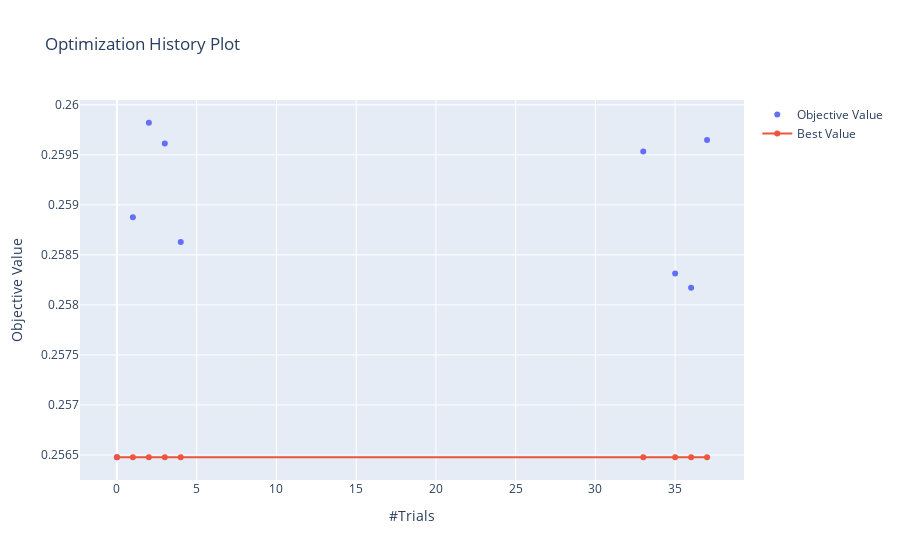

Write notebook code for a chart like this one.
### Code cell
optuna.visualization.plot_optimization_history(study_lgbm)

### Figure 1 — Plotly figure (JSON) as saved in the notebook; plotly's stock layout.template omitted (floating-point values rounded to 4 significant figures)
{"data": [{"mode": "markers", "name": "Objective Value", "type": "scatter", "x": [0, 1, 2, 3, 4, 33, 35, 36, 37], "y": [0.2565, 0.2589, 0.2598, 0.2596, 0.2586, 0.2595, 0.2583, 0.2582, 0.2596]}, {"name": "Best Value", "type": "scatter", "x": [0, 1, 2, 3, 4, 33, 35, 36, 37], "y": [0.2565, 0.2565, 0.2565, 0.2565, 0.2565, 0.2565, 0.2565, 0.2565, 0.2565]}], "layout": {"title": {"text": "Optimization History Plot"}, "xaxis": {"title": {"text": "#Trials"}}, "yaxis": {"title": {"text": "Objective Value"}}}}
